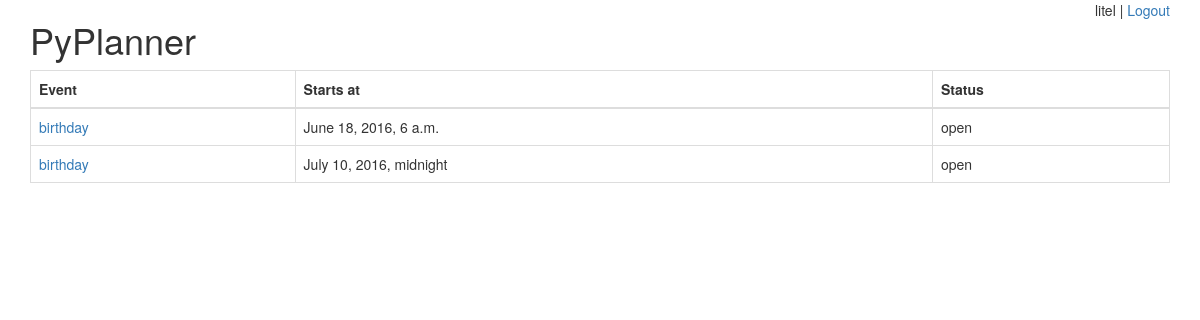
The app's page /home/ (signed in) with its own data.
### events/models.py (models this page shows, shortened)
class Event(models.Model):
    choices = ((1, 'open'), (2, 'cancelled'), (3, 'postponed'), (4, 'closed'))
    title = models.CharField(max_length=50)
    start = models.DateTimeField()
    end = models.DateTimeField()
    description = models.CharField(max_length=300, null=True, blank=True)
    price = models.PositiveIntegerField(null=True, blank=True)
    status = models.IntegerField(choices=choices, default=1)
    location = models.CharField(max_length=50, null=True, blank=True, default="tel aviv")
    longitude = models.DecimalField(max_digits=16, decimal_places=12, null=True, blank=True)
    latitude = models.DecimalField(max_digits=16, decimal_places=12, null=True, blank=True)
    host = models.ForeignKey(auth.models.User)

### events/views.py (the view)
# urls.py: url(r'^home/$', views.EventListView.as_view(), name="home"),
class EventListView(LoggedInMixin, ListView):
    page_title = "Home"
    model = models.Event

### events/views.py (called while the page is built)
    def dispatch(self, request, *args, **kwargs):
        if not request.user.is_authenticated():
            url = reverse("login") + "?from=" + escape_uri_path(request.path)
            return redirect(url)
        return super().dispatch(request, *args, **kwargs)

### events/templates/events/event_list.html (shortened to what this page needs)
{% extends "base.html" %}
{% block content %}
    <table class="table table-bordered">
        <thead>
        <tr>
            <th>Event</th>
            <th>Starts at</th>
            <th>Status</th>
        </tr>
        </thead>
        <tbody>
        {% for object in object_list %}
            <tr class="clickable-row" >
                <td><a href="{% url 'events:details' object.pk %}"> {{ object.title }}</a></td>
                <td>{{ object.start }}</td>
                <td>{{ object.get_status_display }}</td>
            </tr>
        {% endfor %}
        </tbody>
    </table>
{% endblock %}

### events/templates/base.html (shortened to what this page needs)
{% load staticfiles %}
<!DOCTYPE html>
<html>
<head>
    <link href="{% static "bootstrap/css/bootstrap.css" %}" rel="stylesheet">
</head>
<body>
<div class="container">
    <div style="float:right">
        {{ user }}
        |
        <a href="{% url 'logout' %}">Logout</a>
    </div>
    <h1>
        PyPlanner
    </h1>
    <div>
        {% block content %}{% endblock %}
    </div>
</div>
</body>
</html>

### records on screen
Event: title "birthday", start "June 18, 2016, 6 a.m.", status "open"
Event: title "birthday", start "July 10, 2016, midnight", status "open"

### other values on screen
{{ user }} "litel"
